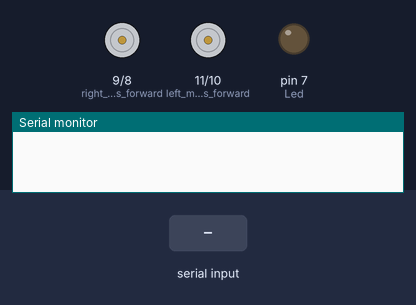
This sketch was run on a simulated Arduino Uno, built with avr-gcc and run on an emulated ATmega328P. Shown: motor-driver pin pairs drawn as motors (green arrow = first pin HIGH = forward, orange = second pin HIGH = backward, longer = more drive), output pins drawn as LEDs (lit = HIGH), the last lines printed to the serial monitor. The test bench sets the inputs (shaded band).

Above: at 1.2 s.
1.3 s: "F" received over Serial
At 2.0 s:
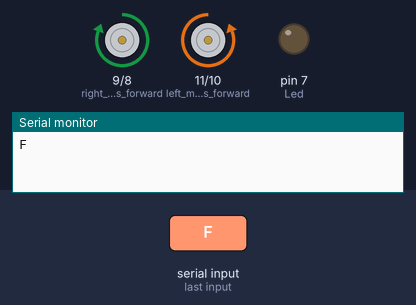
2.9 s: "B" received over Serial
At 4.2 s:
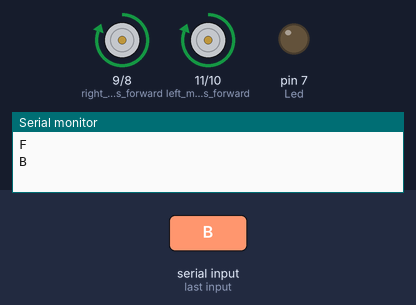
4.5 s: "L" received over Serial
At 5.6 s:
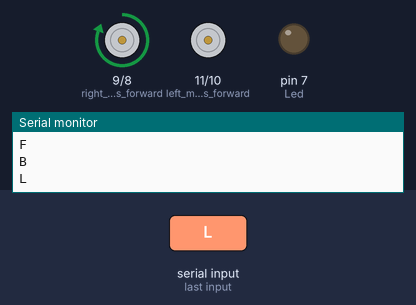
Timing chart, 0 to 7.5 s (numbered marks = the images above; inputs shaded):
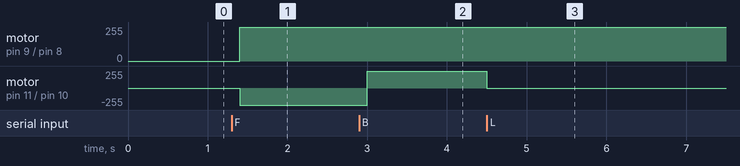

Measured:
- after the input at 1.3 s, motor on pin 9 (right_motors_forward) / pin 8 (right_motors_reverse): stopped → forward 255/255 after 0.10 s; motor on pin 11 (left_motors_forward) / pin 10 (left_motors_reverse): stopped → backward 255/255 after 0.10 s
- after the input at 2.9 s, motor on pin 11 (left_motors_forward) / pin 10 (left_motors_reverse): backward 255/255 → forward 255/255 after 0.10 s
- after the input at 4.5 s, motor on pin 11 (left_motors_forward) / pin 10 (left_motors_reverse): forward 255/255 → stopped at once

The sketch:

bluetooth_connection_checking.ino
```cpp
char t;

void setup() {
pinMode(11,OUTPUT);   //left motors forward
pinMode(10,OUTPUT);   //left motors reverse
pinMode(9,OUTPUT);   //right motors forward
pinMode(8,OUTPUT);   //right motors reverse
pinMode(7,OUTPUT);   //Led
Serial.begin(9600);

}

void loop() {
if(Serial.available()){
  t = Serial.read();
  Serial.println(t);
}

if(t == 'F'){            //move forward(all motors rotate in forward direction)
  digitalWrite(11,LOW);
  digitalWrite(10,HIGH);
  digitalWrite(9,HIGH);
  digitalWrite(8,LOW);

}

else if(t == 'B'){      //move reverse (all motors rotate in reverse direction)
  digitalWrite(11,HIGH);
  digitalWrite(10,LOW);
  digitalWrite(9,HIGH);
  digitalWrite(8,LOW);
}

else if(t == 'L'){      //turn right (left side motors rotate in forward direction, right side motors doesn't rotate)
  digitalWrite(9,HIGH);
  digitalWrite(8,LOW);
  digitalWrite(10,LOW);
  digitalWrite(11,LOW);
}

else if(t == 'R'){      //turn left (right side motors rotate in forward direction, left side motors doesn't rotate)
  digitalWrite(10,HIGH);
  digitalWrite(11,LOW);
}

else if(t == 'W'){    //turn led on or off)
  digitalWrite(9,HIGH);
}
else if(t == 'w'){
  digitalWrite(9,LOW);
}

else if(t == 'S'){      //STOP (all motors stop)
  digitalWrite(11,LOW);
  digitalWrite(10,LOW);
  digitalWrite(9,LOW);
  digitalWrite(8,LOW);
}
delay(100);
}
```
